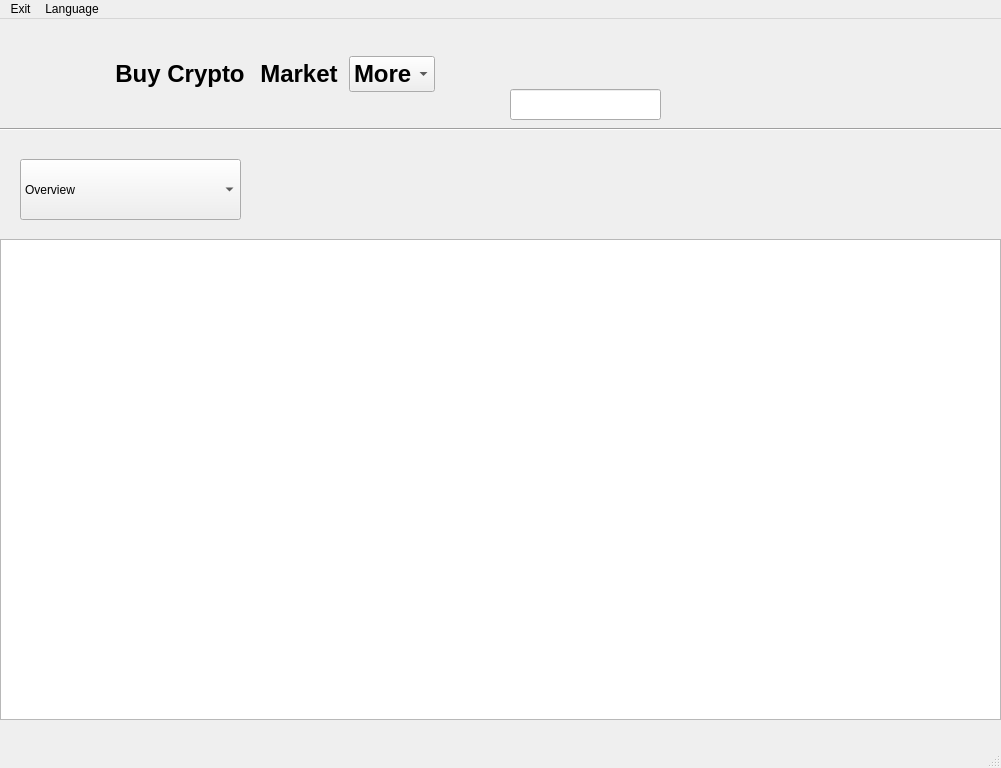
<?xml version="1.0" encoding="UTF-8"?>
<ui version="4.0">
 <class>MainWindow</class>
 <widget class="QMainWindow" name="MainWindow">
  <property name="geometry">
   <rect>
    <x>0</x>
    <y>0</y>
    <width>1001</width>
    <height>768</height>
   </rect>
  </property>
  <property name="sizePolicy">
   <sizepolicy hsizetype="Minimum" vsizetype="Preferred">
    <horstretch>100</horstretch>
    <verstretch>0</verstretch>
   </sizepolicy>
  </property>
  <property name="minimumSize">
   <size>
    <width>0</width>
    <height>0</height>
   </size>
  </property>
  <property name="maximumSize">
   <size>
    <width>9999</width>
    <height>9999</height>
   </size>
  </property>
  <property name="cursor">
   <cursorShape>ArrowCursor</cursorShape>
  </property>
  <property name="windowTitle">
   <string>MainWindow</string>
  </property>
  <property name="layoutDirection">
   <enum>Qt::LeftToRight</enum>
  </property>
  <widget class="QWidget" name="centralwidget">
   <widget class="QTableWidget" name="tableWidget">
    <property name="geometry">
     <rect>
      <x>0</x>
      <y>220</y>
      <width>1001</width>
      <height>481</height>
     </rect>
    </property>
    <property name="sizePolicy">
     <sizepolicy hsizetype="Fixed" vsizetype="Fixed">
      <horstretch>0</horstretch>
      <verstretch>0</verstretch>
     </sizepolicy>
    </property>
    <property name="mouseTracking">
     <bool>true</bool>
    </property>
    <property name="showGrid">
     <bool>false</bool>
    </property>
    <property name="gridStyle">
     <enum>Qt::NoPen</enum>
    </property>
    <attribute name="horizontalHeaderVisible">
     <bool>true</bool>
    </attribute>
    <attribute name="horizontalHeaderCascadingSectionResizes">
     <bool>false</bool>
    </attribute>
    <attribute name="horizontalHeaderHighlightSections">
     <bool>false</bool>
    </attribute>
    <attribute name="verticalHeaderVisible">
     <bool>true</bool>
    </attribute>
   </widget>
   <widget class="QWidget" name="horizontalLayoutWidget">
    <property name="geometry">
     <rect>
      <x>110</x>
      <y>13</y>
      <width>326</width>
      <height>84</height>
     </rect>
    </property>
    <layout class="QHBoxLayout" name="horizontalLayout">
     <property name="sizeConstraint">
      <enum>QLayout::SetDefaultConstraint</enum>
     </property>
     <item>
      <widget class="QPushButton" name="pushButton_2">
       <property name="sizePolicy">
        <sizepolicy hsizetype="Fixed" vsizetype="Fixed">
         <horstretch>0</horstretch>
         <verstretch>0</verstretch>
        </sizepolicy>
       </property>
       <property name="font">
        <font>
         <family>Arial</family>
         <pointsize>18</pointsize>
         <bold>true</bold>
        </font>
       </property>
       <property name="mouseTracking">
        <bool>false</bool>
       </property>
       <property name="tabletTracking">
        <bool>false</bool>
       </property>
       <property name="text">
        <string>Buy Crypto</string>
       </property>
       <property name="flat">
        <bool>true</bool>
       </property>
      </widget>
     </item>
     <item>
      <widget class="QPushButton" name="pushButton">
       <property name="enabled">
        <bool>true</bool>
       </property>
       <property name="sizePolicy">
        <sizepolicy hsizetype="Fixed" vsizetype="Fixed">
         <horstretch>0</horstretch>
         <verstretch>0</verstretch>
        </sizepolicy>
       </property>
       <property name="font">
        <font>
         <family>Arial</family>
         <pointsize>18</pointsize>
         <bold>true</bold>
        </font>
       </property>
       <property name="text">
        <string>Market</string>
       </property>
       <property name="flat">
        <bool>true</bool>
       </property>
      </widget>
     </item>
     <item>
      <widget class="QComboBox" name="comboBox">
       <property name="sizePolicy">
        <sizepolicy hsizetype="Fixed" vsizetype="Fixed">
         <horstretch>0</horstretch>
         <verstretch>0</verstretch>
        </sizepolicy>
       </property>
       <property name="font">
        <font>
         <family>Arial</family>
         <pointsize>18</pointsize>
         <bold>true</bold>
        </font>
       </property>
       <property name="autoFillBackground">
        <bool>false</bool>
       </property>
       <property name="frame">
        <bool>true</bool>
       </property>
       <item>
        <property name="text">
         <string>More</string>
        </property>
       </item>
       <item>
        <property name="text">
         <string>info</string>
        </property>
       </item>
      </widget>
     </item>
    </layout>
   </widget>
   <widget class="QPushButton" name="logoutButton">
    <property name="geometry">
     <rect>
      <x>940</x>
      <y>30</y>
      <width>61</width>
      <height>51</height>
     </rect>
    </property>
    <property name="inputMethodHints">
     <set>Qt::ImhNone</set>
    </property>
    <property name="text">
     <string/>
    </property>
    <property name="icon">
     <iconset resource="resources.qrc">
      <normaloff>:/icons/icons/logout_1.png</normaloff>:/icons/icons/logout_1.png</iconset>
    </property>
    <property name="iconSize">
     <size>
      <width>30</width>
      <height>30</height>
     </size>
    </property>
    <property name="flat">
     <bool>true</bool>
    </property>
   </widget>
   <widget class="QPushButton" name="hoverButton">
    <property name="geometry">
     <rect>
      <x>450</x>
      <y>30</y>
      <width>51</width>
      <height>51</height>
     </rect>
    </property>
    <property name="sizePolicy">
     <sizepolicy hsizetype="Preferred" vsizetype="Preferred">
      <horstretch>0</horstretch>
      <verstretch>0</verstretch>
     </sizepolicy>
    </property>
    <property name="layoutDirection">
     <enum>Qt::LeftToRight</enum>
    </property>
    <property name="text">
     <string/>
    </property>
    <property name="icon">
     <iconset resource="resources.qrc">
      <normaloff>:/icons/icons/interface.png</normaloff>:/icons/icons/interface.png</iconset>
    </property>
    <property name="iconSize">
     <size>
      <width>25</width>
      <height>25</height>
     </size>
    </property>
    <property name="flat">
     <bool>true</bool>
    </property>
   </widget>
   <widget class="QLineEdit" name="lineEdit">
    <property name="geometry">
     <rect>
      <x>510</x>
      <y>70</y>
      <width>151</width>
      <height>31</height>
     </rect>
    </property>
    <property name="sizePolicy">
     <sizepolicy hsizetype="Preferred" vsizetype="Preferred">
      <horstretch>0</horstretch>
      <verstretch>0</verstretch>
     </sizepolicy>
    </property>
    <property name="layoutDirection">
     <enum>Qt::LeftToRight</enum>
    </property>
   </widget>
   <widget class="QLabel" name="label">
    <property name="geometry">
     <rect>
      <x>10</x>
      <y>10</y>
      <width>90</width>
      <height>90</height>
     </rect>
    </property>
    <property name="text">
     <string/>
    </property>
    <property name="pixmap">
     <pixmap resource="resources.qrc">:/icons/icons/icon_of_app_1.png</pixmap>
    </property>
    <property name="scaledContents">
     <bool>true</bool>
    </property>
   </widget>
   <widget class="Line" name="line">
    <property name="geometry">
     <rect>
      <x>0</x>
      <y>100</y>
      <width>1001</width>
      <height>20</height>
     </rect>
    </property>
    <property name="orientation">
     <enum>Qt::Horizontal</enum>
    </property>
   </widget>
   <widget class="QComboBox" name="comboBox_2">
    <property name="geometry">
     <rect>
      <x>20</x>
      <y>140</y>
      <width>221</width>
      <height>61</height>
     </rect>
    </property>
    <item>
     <property name="text">
      <string>Overview</string>
     </property>
    </item>
    <item>
     <property name="text">
      <string>Dynamics</string>
     </property>
    </item>
   </widget>
  </widget>
  <widget class="QStatusBar" name="statusbar"/>
  <widget class="QMenuBar" name="menuBar">
   <property name="geometry">
    <rect>
     <x>0</x>
     <y>0</y>
     <width>1001</width>
     <height>37</height>
    </rect>
   </property>
   <property name="layoutDirection">
    <enum>Qt::LeftToRight</enum>
   </property>
   <property name="defaultUp">
    <bool>false</bool>
   </property>
   <property name="nativeMenuBar">
    <bool>true</bool>
   </property>
   <widget class="QMenu" name="menuFile">
    <property name="enabled">
     <bool>true</bool>
    </property>
    <property name="title">
     <string>Exit</string>
    </property>
    <property name="icon">
     <iconset theme="application-exit">
      <normaloff>icons/exit.png</normaloff>icons/exit.png</iconset>
    </property>
    <addaction name="actionExit"/>
   </widget>
   <widget class="QMenu" name="menuLanguage">
    <property name="title">
     <string>Language</string>
    </property>
    <addaction name="actionru"/>
    <addaction name="actionen"/>
   </widget>
   <addaction name="menuFile"/>
   <addaction name="menuLanguage"/>
  </widget>
  <action name="actionExit">
   <property name="icon">
    <iconset theme="application-exit" resource="resources.qrc">
     <normaloff>:/icons/icons/exit.png</normaloff>
     <normalon>icons/exit.png</normalon>:/icons/icons/exit.png</iconset>
   </property>
   <property name="text">
    <string/>
   </property>
  </action>
  <action name="actionru">
   <property name="text">
    <string>ru</string>
   </property>
  </action>
  <action name="actionen">
   <property name="text">
    <string>en</string>
   </property>
  </action>
 </widget>
 <resources>
  <include location="resources.qrc"/>
 </resources>
 <connections>
  <connection>
   <sender>actionExit</sender>
   <signal>triggered()</signal>
   <receiver>MainWindow</receiver>
   <slot>close()</slot>
   <hints>
    <hint type="sourcelabel">
     <x>-1</x>
     <y>-1</y>
    </hint>
    <hint type="destinationlabel">
     <x>370</x>
     <y>345</y>
    </hint>
   </hints>
  </connection>
 </connections>
</ui>
